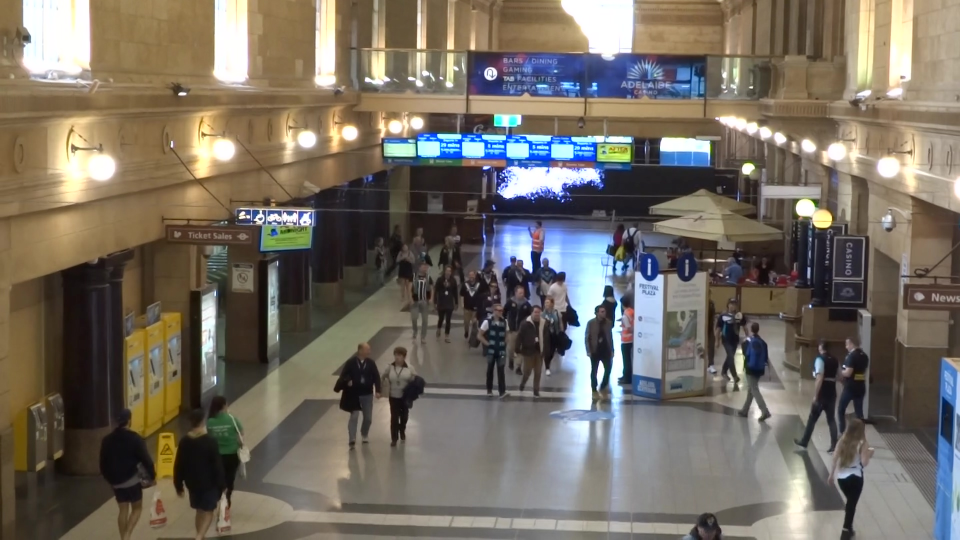
#> input picture img/test.jpg, 1920 x 1080 px, found by its file name (shown at 1/2 size)
$ python pad.py   (older library calls are emulated)
#> lines starting #> are read from the running program, lines starting #| are printed output that depends on the picture
#> further down, img is the input picture: shape (1080, 1920, 3); mean B, G, R 98.7, 109.3, 116.8
#| (1080, 1920, 3)
import cv2
import random
import numpy as np


class Pad:
    '''Pad images & boxes to target size.

    Args:
      out_size: (tuple) target size.
      pad_val: (number) padding value.
    '''

    def __init__(self, out_size, pad_val=0):
        self.out_size = out_size
        self.pad_val = pad_val

    def pad_img(self, img):
        h, w = img.shape[:2]
#> h = 1080; w = 1920
        ow, oh = self.out_size
        assert(ow >= w and oh >= h)
        canvas = np.ones((oh, ow, 3), dtype=img.dtype) * self.pad_val
        x = (ow - w) // 2
#> x = 1540
        y = (oh - h) // 2
#> y = 1960
        canvas[y:y+h, x:x+w, :] = img
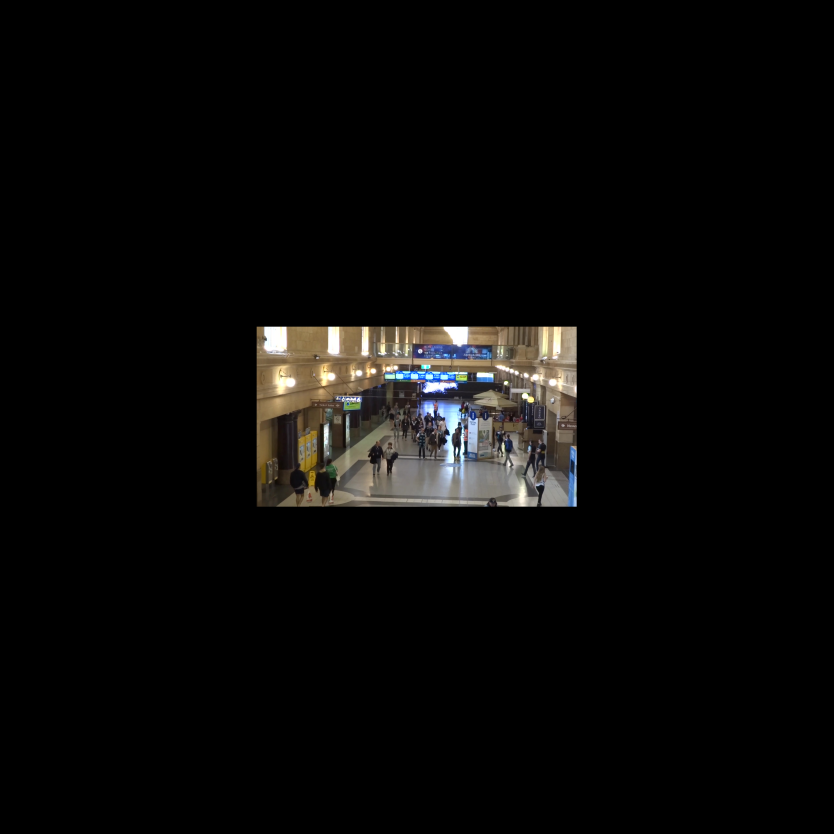
#> canvas: shape (5000, 5000, 3) (shown at 1/6 size); mean B, G, R 8.2, 9.1, 9.7
        self.x, self.y = x, y
#> self.x = 1540; self.y = 1960
        return canvas

    def pad_boxes(self, boxes):
        padded = boxes.copy()
        padded[:, 0::2] += self.x
        padded[:, 1::2] += self.y
        return padded

    def __call__(self, imgs, boxes=None):
        if isinstance(imgs, list):
            imgs = [self.pad_img(x) for x in imgs]
            if boxes is not None:
                boxes = [self.pad_boxes(x) for x in boxes]
        else:
            imgs = self.pad_img(imgs)
            if boxes is not None:
                boxes = self.pad_boxes(boxes)
        return imgs if boxes is None else (imgs, boxes)

    def __repr__(self):
        s = self.__class__.__name__
        s += f'(out_size={self.out_size}) '
        s += f'(pad_val={self.pad_val})'
        return s


if __name__ == '__main__':
    img = cv2.imread('./img/test.jpg')
    boxes = np.array([[0, 0, 100, 100]]).astype(np.float)
    print(img.shape)
    print(boxes)

    pad = Pad((5000, 5000))
    print(pad)
    img, boxes = pad(img, boxes)
#> boxes = [[1540, 1960, 1640, 2060]]
    print(img.shape)
#| (5000, 5000, 3)
    print(boxes)
#| [[1540. 1960. 1640. 2060.]]
